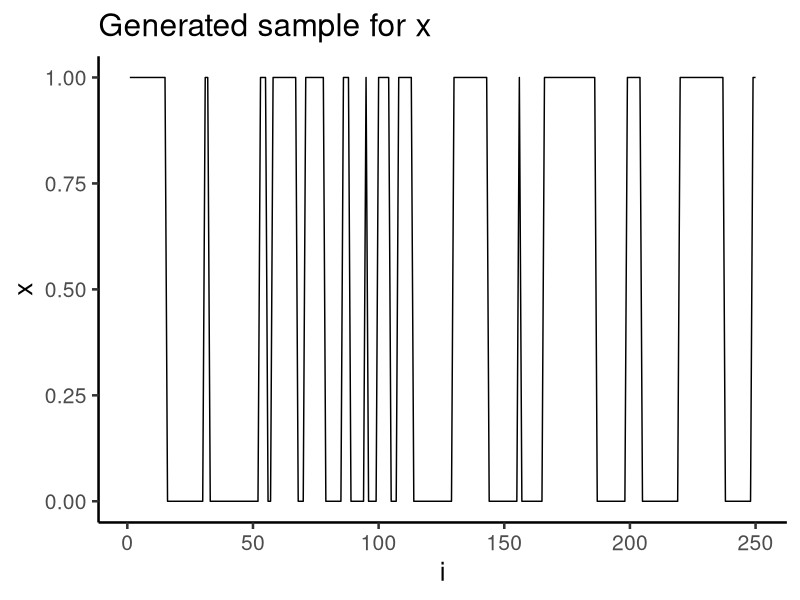
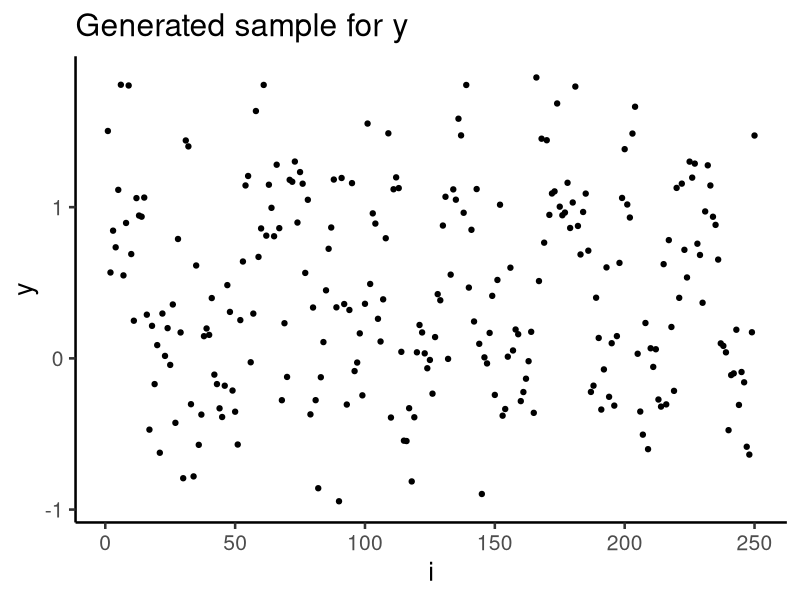
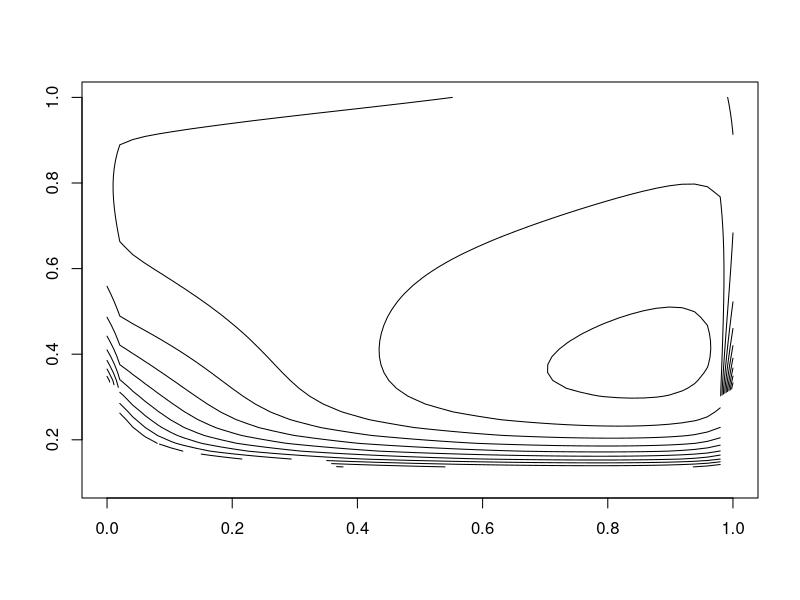
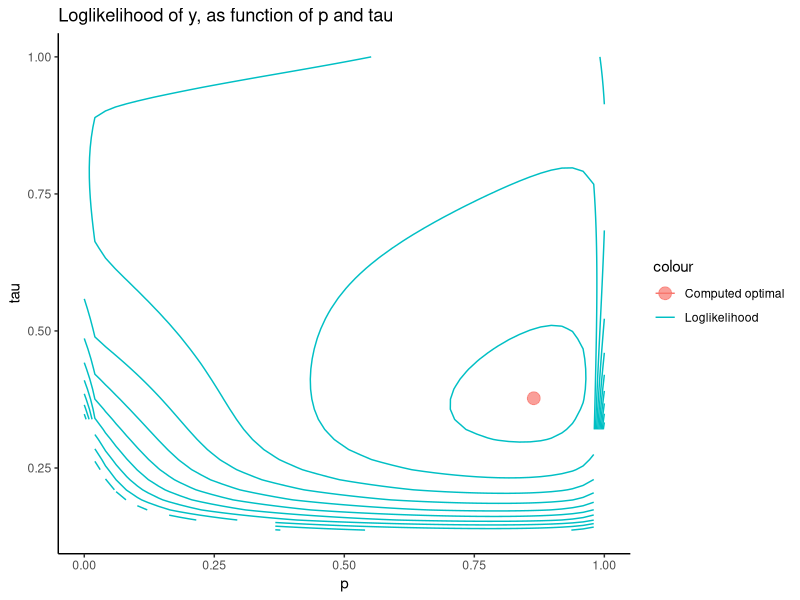
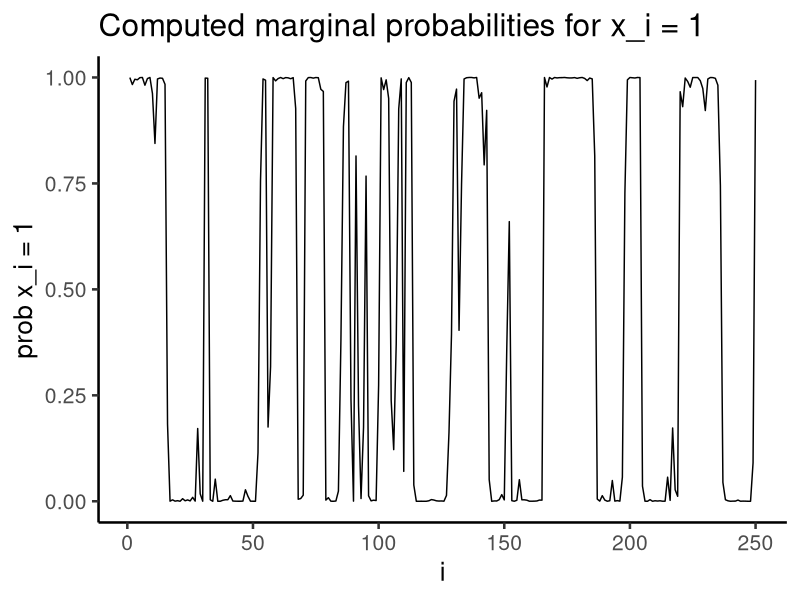
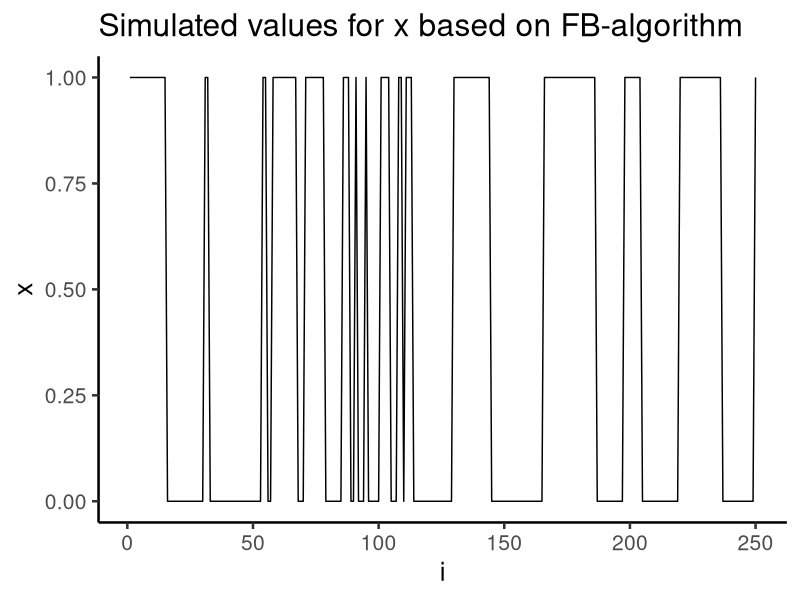
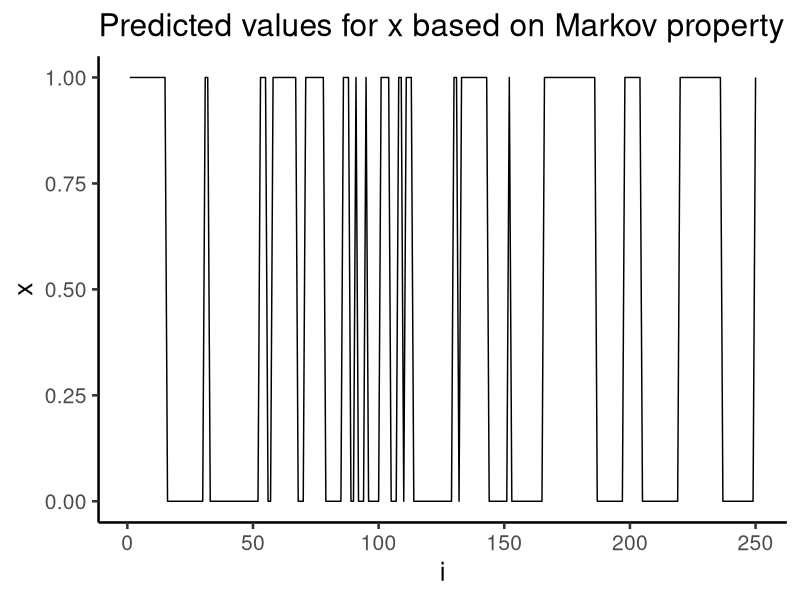
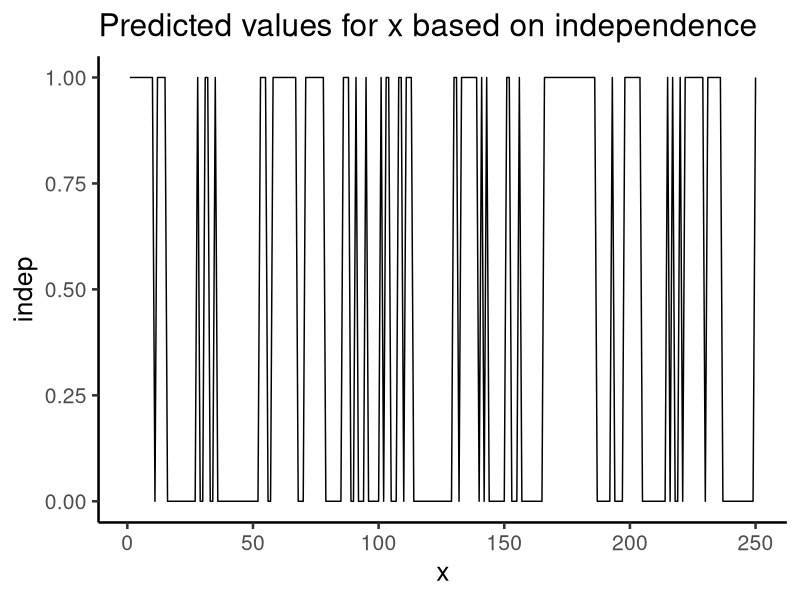

The R script that drew these images, in order:
library(ggplot2)

# Exercise a)
tau = 0.4
x = c(sample(c(0,1),1),rep(NA,249))
y = c(x[1] + rnorm(1,0,tau), rep(NA,249))
for (i in 2:250){
  if (runif(1)>0.1){
    x[i] = x[i-1]
  }
  else{x[i] = 1-x[i-1]}
  y[i] = x[i] + rnorm(1,0,tau)
}
df = data.frame(x = x, y = y)

ggplot(df, aes(x = 1:250, y = x)) + geom_line() + labs(x = "i", y = "x", title = "Generated sample for x") + theme_classic(base_size = 19)

ggplot(df, aes(x = 1:250, y = y)) + geom_point() + labs(x = "i", y = "y", title = "Generated sample for y") + theme_classic(base_size = 19)

# Exercise b)

likelihood <- function(parameters){
  p = parameters[1]
  tau = parameters[2]
  # First initiate normality constants and forward probabilities
  norm_const = c(1/(dnorm(y[1],0,tau)*0.5+dnorm(y[1],1,tau)*0.5), rep(NA,249))
  forward_prob = matrix(0,nrow=250,ncol = 2)
  forward_prob[1,1] = norm_const[1]*0.5*dnorm(y[1],0,tau)
  forward_prob[1,2] = norm_const[1]*0.5*dnorm(y[1],1,tau)
  transition = matrix(NA, nrow = 250, ncol = 4)
  
  # Iterate to find constants and probabilities
  for (t in 2:250){
    norm_const[t] = 1/(dnorm(y[t],0,tau)*p*forward_prob[t-1,1] + (1-p)*dnorm(y[t],0,tau)*forward_prob[t-1,2] + dnorm(y[t],1,tau)*(1-p)*forward_prob[t-1,1] + dnorm(y[t],1,tau)*p*forward_prob[t-1,2])
    transition[t,1] = p*dnorm(y[t],0,tau)*forward_prob[t-1,1]*norm_const[t]
    transition[t,2] = (1-p)*dnorm(y[t],1,tau)*forward_prob[t-1,1]*norm_const[t]
    transition[t,3] = (1-p)*dnorm(y[t],0,tau)*forward_prob[t-1,2]*norm_const[t]
    transition[t,4] = p*dnorm(y[t],1,tau)*forward_prob[t-1,2]*norm_const[t]
    forward_prob[t,1] = transition[t,1] + transition[t,3]
    forward_prob[t,2] = transition[t,2] + transition[t,4]
  }
  return(log(1/prod(norm_const)))
}

neg_likelihood <- function(parameters){
  return(-likelihood(parameters))
}

grid_points = 50
p_values = rep(seq(0, 1, length.out = grid_points),grid_points)
tau_values = rep(seq(0.1, 1, length.out = grid_points),each = grid_points)

test = matrix(c(p_values, tau_values), ncol = 2, byrow = F)
likelihood_values = matrix(apply(test,1,likelihood), ncol= grid_points)

x_axis = unique(p_values)
y_axis = unique(tau_values)

plot_data <- list(x_axis, y_axis, likelihood_values)
names(plot_data) <- c("x","y","z")
contour(plot_data, drawlabels = F)

optimal = optim(c(0.5,0.5), neg_likelihood)

dfll = data.frame(x = p_values, y = tau_values, llik = as.vector(likelihood_values))
dfll_dot = data.frame(x = optimal$par[1], y = optimal$par[2])

ggplot() + geom_contour(data = dfll, aes(x = x, y = y, z = llik, col = "Loglikelihood"), show.legend = T) +
  geom_point(data = dfll_dot, aes(x = x, y = y,col = "Computed optimal"), size = 4, alpha = 0.7) + labs(x = "p", y = "tau", title = "Loglikelihood of y, as function of p and tau") + theme_classic()


# Exercise c)

p_est = optimal$par[1]
tau_est = optimal$par[2]
# First initiate normality constants and forward probabilities
norm_const = c(1/(dnorm(y[1],0,tau_est)*0.5+dnorm(y[1],1,tau_est)*0.5), rep(NA,249))
forward_prob = matrix(0,nrow=250,ncol = 2)
forward_prob[1,1] = norm_const[1]*0.5*dnorm(y[1],0,tau_est)
forward_prob[1,2] = norm_const[1]*0.5*dnorm(y[1],1,tau_est)
transition = matrix(NA, nrow = 250, ncol = 4)

# Iterate to find constants and probabilities
for (t in 2:250){
  norm_const[t] = 1/(dnorm(y[t],0,tau_est)*p_est*forward_prob[t-1,1] + (1-p_est)*dnorm(y[t],0,tau_est)*forward_prob[t-1,2] + dnorm(y[t],1,tau_est)*(1-p_est)*forward_prob[t-1,1] + dnorm(y[t],1,tau_est)*p_est*forward_prob[t-1,2])
  transition[t,1] = p_est*dnorm(y[t],0,tau_est)*forward_prob[t-1,1]*norm_const[t]
  transition[t,2] = (1-p_est)*dnorm(y[t],1,tau_est)*forward_prob[t-1,1]*norm_const[t]
  transition[t,3] = (1-p_est)*dnorm(y[t],0,tau_est)*forward_prob[t-1,2]*norm_const[t]
  transition[t,4] = p_est*dnorm(y[t],1,tau_est)*forward_prob[t-1,2]*norm_const[t]
  forward_prob[t,1] = transition[t,1] + transition[t,3]
  forward_prob[t,2] = transition[t,2] + transition[t,4]
}

# Initiate
backward_prob = matrix(0,nrow = 250, ncol = 2)
backward_prob[250,1] = forward_prob[250,1]
backward_prob[250,2] = forward_prob[250,2]
back_transition = matrix(NA, ncol = 4, nrow = 250)
propagation = matrix(NA, ncol = 4, nrow = 250)


for (t in 250:2){
  back_transition[t,1] = transition[t,1]/forward_prob[t,1]*backward_prob[t,1]
  back_transition[t,2] = transition[t,2]/forward_prob[t,2]*backward_prob[t,2]
  back_transition[t,3] = transition[t,3]/forward_prob[t,1]*backward_prob[t,1]
  back_transition[t,4] = transition[t,4]/forward_prob[t,2]*backward_prob[t,2]
  backward_prob[t-1,1] = back_transition[t,1] + back_transition[t,2]
  backward_prob[t-1,2] = back_transition[t,3] + back_transition[t,4]
  propagation[t,1] = back_transition[t,1]/backward_prob[t-1,1]
  propagation[t,2] = back_transition[t,2]/backward_prob[t-1,1]
  propagation[t,3] = back_transition[t,3]/backward_prob[t-1,2]
  propagation[t,4] = back_transition[t,4]/backward_prob[t-1,2]
}

df2 = data.frame(prob_0 = backward_prob[,1], prob_1 = backward_prob[,2])
ggplot(df2, aes(x = 1:250, y = prob_1)) + geom_line() + labs(x = "i", y = "prob x_i = 1", title = "Computed marginal probabilities for x_i = 1") + theme_classic(base_size = 19)

x_est = rep(NA, 250)
x_est[1] = ifelse(runif(1)<backward_prob[1,2], 1, 0)
for (t in 2:250){
  x_est[t] = ifelse(runif(1) < propagation[t,as.integer(2*(1+x_est[t-1]))], 1, 0)
}

df3 = data.frame(x = x_est)

ggplot(df3, aes(x = 1:250, y = x)) + geom_line() + labs(x = "i", y = "x", title = "Simulated values for x based on FB-algorithm") + theme_classic(base_size = 19)


# Exercise d)

df4 = data.frame(markov = round(backward_prob[,2]), indep = ifelse(y<0.5, 0, 1))
ggplot(df4, aes(x = 1:250)) + geom_line(aes(y = markov)) + labs(x = "i", y = "x", title = "Predicted values for x based on Markov property") + theme_classic(base_size = 19)
ggplot(df4, aes(x = 1:250)) + geom_line(aes(y = indep)) + labs(x = "x", title = "Predicted values for x based on independence ") + theme_classic(base_size = 19)


df2 = data.frame(prob_0 = backward_prob[,1], prob_1 = backward_prob[,2], prob_1_indep = dnorm(y,1,tau)/(dnorm(y,1,tau)+dnorm(y,0,tau)))
ggplot(df2, aes(x = 1:250)) + geom_line(size = 1.2, aes(y = prob_1, col = "Markov")) + geom_line(size = 0.1, aes(y = prob_1_indep, col = "Independent")) + labs(x = "i", y = "prob x_i = 1", title = "Probability of x_i = 1 for Markov and independence assumptions") + theme_classic()
